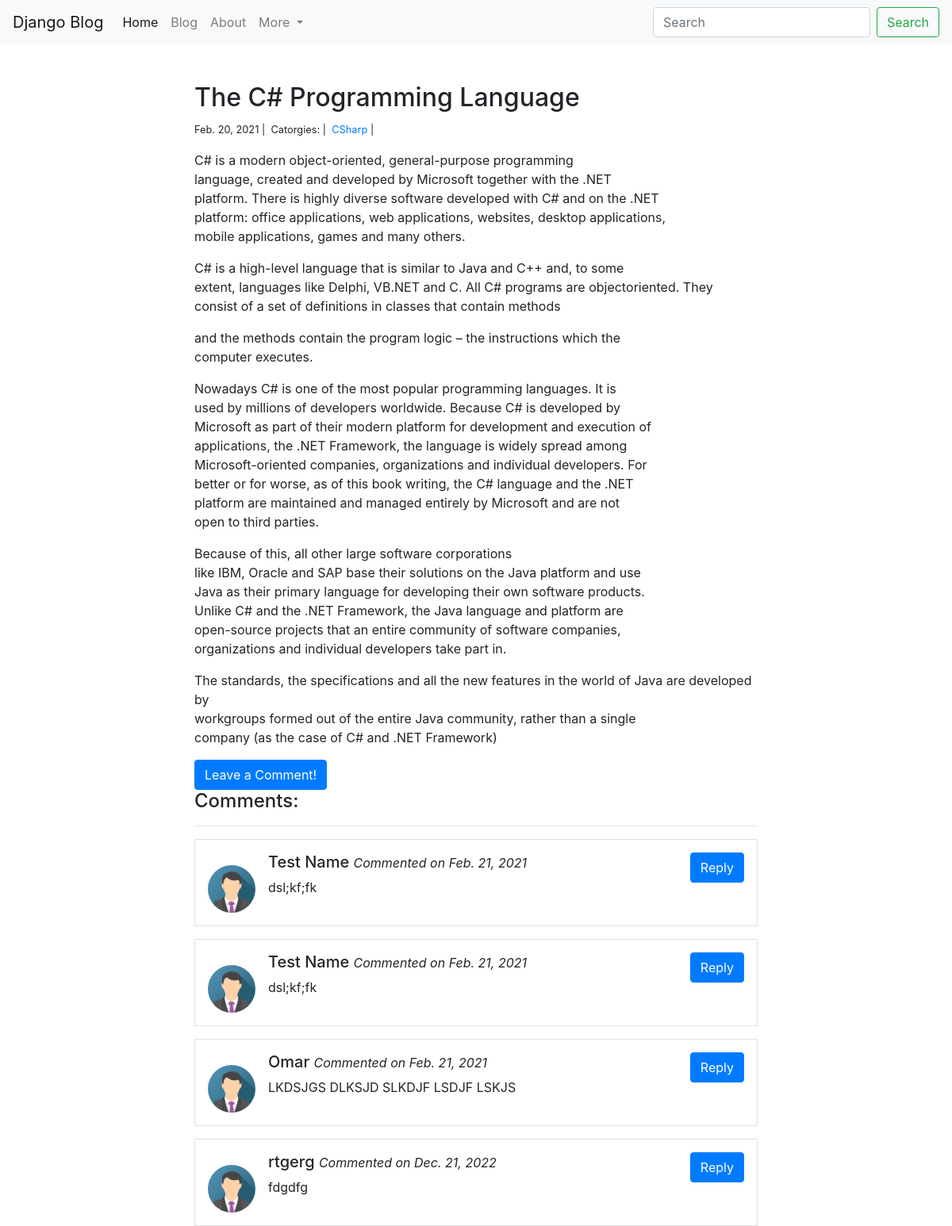
Screenshot of /3/ with the database file from the repository.
### blog/models.py (models this page shows, shortened)
class Post(models.Model):
    title = models.CharField(max_length=150)
    body = models.TextField()
    created_on = models.DateTimeField(auto_now_add=True)
    last_modified = models.DateTimeField(auto_now=True)
    categories = models.ManyToManyField('Category', related_name='posts')

class Category(models.Model):
    name = models.CharField(max_length=20)

class Comments(models.Model):
    author = models.CharField(max_length=60)
    body = models.TextField()
    created_on = models.DateTimeField(auto_now_add=True)
    post = models.ForeignKey('Post', on_delete=models.CASCADE)

### blog/views.py (the view, shortened to what this page needs)
# urls.py: path('<int:pk>/', views.full_post, name="full_post"),
def full_post(request, pk):
    post = Post.objects.get(pk=pk)
    form = CommentForm()
    comments = Comments.objects.filter(post=post)
    context = {
        "post": post,
        "comments": comments,
        "form": form,
    }
    return render(request, 'blog/full_post.html', context)

### blog/forms.py
class CommentForm(forms.Form):
    author = forms.CharField(
        max_length=60,
        widget=forms.TextInput(attrs={
            "class": "form-control",
            "placeholder": "Your name"
        })
    )
    body = forms.CharField(
        widget=forms.Textarea(attrs={
            "class": "form-control",
            "placeholder": "Enter the comment!"
        })
    )

### templates/blog/full_post.html (shortened to what this page needs)
{% extends 'base.html' %}
{% load static %}
{% block content %}
<div class="col-md-8 offset-md-2">
    <h2>{{post.title}}</h2>
    <small>
        {{post.created_on.date}} |&nbsp;
        Catorgies: |&nbsp;
        {% for category in post.categories.all %}
        <a href="{% url 'category' category.name %}">{{category.name}}
        </a>|&nbsp;
        {% endfor %}
    </small>
    <p>{{ post.body | linebreaks }}</p>
    <button type="button" class="btn btn-primary" data-toggle="modal" data-target="#myModal">
        Leave a Comment!
       </button>
    <h4>Comments: </h4>
    <hr>
    {% for comment in comments %}
    <div class="media border p-3 mt-3">
        <img src="{% static 'img/avatar.png' %}" alt="{{comment.author}}" class="mr-3 mt-3 rounded-circle" style="width:60px;">
        <div class="media-body">
            <h5>{{comment.author}} <small><i>Commented on {{comment.created_on.date}}</i></small></h5>
            <p>{{comment.body}}</p>
        </div>
        <button type="button" class="btn btn-primary">
            <a href="{% url 'Reply' comment.pk %}" style="color:white;">Reply</a>
        </button>
    </div>
{% endfor %}
</div>
{% endblock %}

### rows the page displays
Post: title "The C# Programming Language", created_on "Feb. 20, 2021", body "C# is a modern object-oriented, general-purpose programming language, created and developed by Microsoft together with the .NET platform. There is highly diverse software developed with C# and on the .NET platform: office applications, web applications, websites, desktop applications, mobile applications, games and many others. C# is a high-level language that is similar to Java and C++ and, to some extent, languages like Delphi, VB.NET and C. All C# programs are object\u0002oriented. They consist of a set of definitions in classes that contain methods and the methods contain the program logic – the instructions which the computer executes. Nowadays C# is one of the most popular programming…"
Category: name "CSharp"
Comments: author "Test Name", created_on "Feb. 21, 2021", body "dsl;kf;fk"
Comments: author "Test Name", created_on "Feb. 21, 2021", body "dsl;kf;fk"
Comments: author "Omar", created_on "Feb. 21, 2021", body "LKDSJGS DLKSJD SLKDJF LSDJF LSKJS"
Comments: author "rtgerg", created_on "Dec. 21, 2022", body "fdgdfg"
